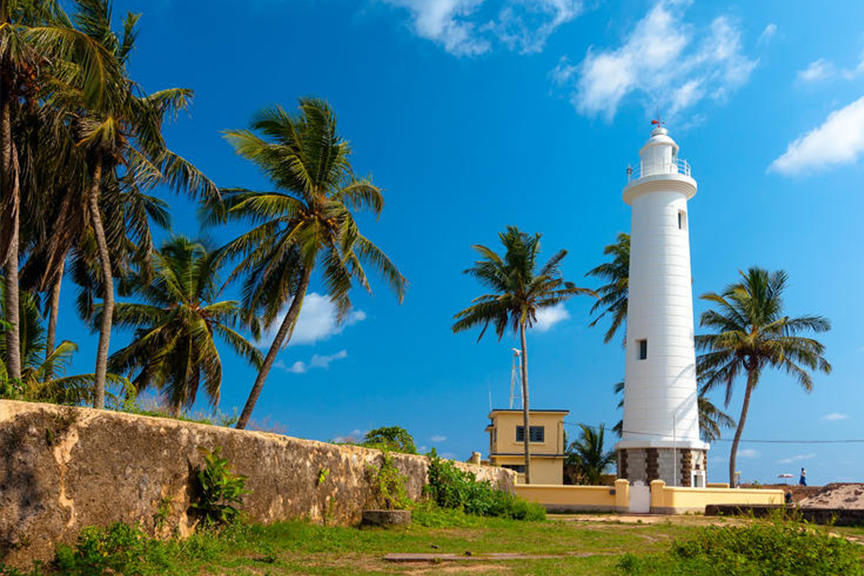
#> input picture image/image1.jpg, 864 x 576 px
$ python 'Computer vision Assignment_1_Q4.py'
#> lines starting #> are read from the running program, lines starting #| are printed output that depends on the picture

import cv2
import numpy as np

img = cv2.imread("image/image1.jpg", cv2.IMREAD_COLOR)
#> img is the input picture: shape (576, 864, 3); mean B, G, R 131.8, 120.1, 72.1

if img is None:
    raise ValueError("Image not found or unable to load.")

block_sizes = [3, 5, 7]

def reduce_resolution(image, block_size):
#> called with block_size = 3
    processed_image = np.copy(image)

    for i in range(0, image.shape[0], block_size):
        for j in range(0, image.shape[1], block_size):
            roi = image[i:i + block_size, j:j + block_size]

            if roi.shape[0] != block_size or roi.shape[1] != block_size:
                continue

            avg_color = np.mean(roi, axis=(0, 1), dtype=np.float32)

            processed_image[i:i + block_size, j:j + block_size] = avg_color
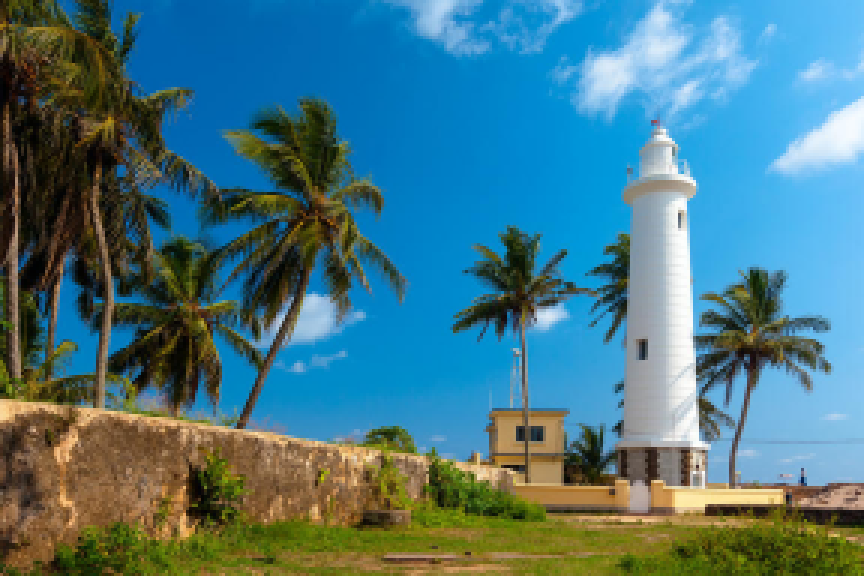
#> processed_image: shape (576, 864, 3); mean B, G, R 131.5, 119.7, 71.7
    return processed_image.astype(np.uint8)

processed_images = [reduce_resolution(img, block_size) for block_size in block_sizes]
#> call 2 of reduce_resolution, with block_size = 5
#> after the loop in reduce_resolution (call 2), `for i in range(0, image.shape[0], block_size):`:
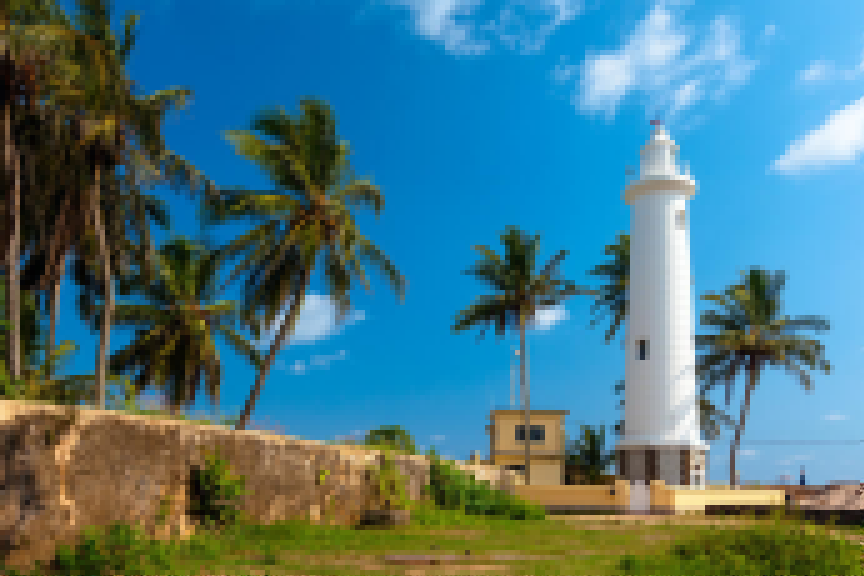
#> processed_image: shape (576, 864, 3); mean B, G, R 131.4, 119.7, 71.7
#> call 3 of reduce_resolution, with block_size = 7
#> after the loop in reduce_resolution (call 3), `for i in range(0, image.shape[0], block_size):`:
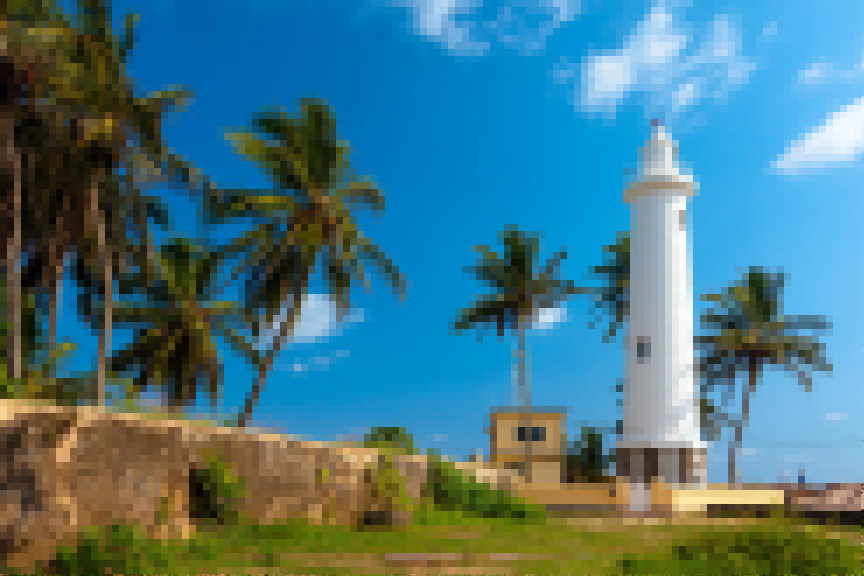
#> processed_image: shape (576, 864, 3); mean B, G, R 131.4, 119.7, 71.7
#> processed_images = 3 items

cv2.namedWindow("Original Image", cv2.WINDOW_NORMAL)
cv2.resizeWindow("Original Image", 600, 600)
cv2.imshow("Original Image", img)

for i, processed_image in enumerate(processed_images):
    window_name = f"Processed Image (Block Size {block_sizes[i]})"
    cv2.namedWindow(window_name, cv2.WINDOW_NORMAL)
    cv2.resizeWindow(window_name, 600, 600)
    cv2.imshow(window_name, processed_image)
#> this loop made 3 passes
#> window_name on passes 1 to 3: 'Processed Image (Block Size 3)', 'Processed Image (Block Size 5)', 'Processed Image (Block Size 7)'
cv2.waitKey(0)
cv2.destroyAllWindows()
